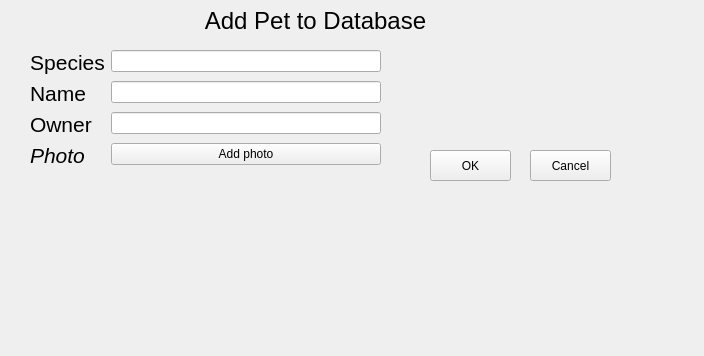
<?xml version="1.0" encoding="UTF-8"?>
<ui version="4.0">
 <class>AddPetForm</class>
 <widget class="QWidget" name="AddPetForm">
  <property name="geometry">
   <rect>
    <x>0</x>
    <y>0</y>
    <width>704</width>
    <height>356</height>
   </rect>
  </property>
  <property name="windowTitle">
   <string>Form</string>
  </property>
  <widget class="QFrame" name="frame">
   <property name="geometry">
    <rect>
     <x>20</x>
     <y>40</y>
     <width>631</width>
     <height>271</height>
    </rect>
   </property>
   <property name="frameShape">
    <enum>QFrame::NoFrame</enum>
   </property>
   <property name="frameShadow">
    <enum>QFrame::Raised</enum>
   </property>
   <widget class="QPushButton" name="pushButton">
    <property name="geometry">
     <rect>
      <x>410</x>
      <y>110</y>
      <width>81</width>
      <height>31</height>
     </rect>
    </property>
    <property name="text">
     <string>OK</string>
    </property>
   </widget>
   <widget class="QPushButton" name="pushButton_2">
    <property name="geometry">
     <rect>
      <x>510</x>
      <y>110</y>
      <width>81</width>
      <height>31</height>
     </rect>
    </property>
    <property name="text">
     <string>Cancel</string>
    </property>
   </widget>
   <widget class="QWidget" name="formLayoutWidget">
    <property name="geometry">
     <rect>
      <x>10</x>
      <y>10</y>
      <width>351</width>
      <height>231</height>
     </rect>
    </property>
    <layout class="QFormLayout" name="formLayout">
     <item row="0" column="0">
      <widget class="QLabel" name="label_3">
       <property name="font">
        <font>
         <pointsize>16</pointsize>
         <italic>false</italic>
        </font>
       </property>
       <property name="text">
        <string>Species</string>
       </property>
       <property name="alignment">
        <set>Qt::AlignCenter</set>
       </property>
      </widget>
     </item>
     <item row="0" column="1">
      <widget class="QLineEdit" name="lineEdit_2"/>
     </item>
     <item row="1" column="0">
      <widget class="QLabel" name="label_4">
       <property name="font">
        <font>
         <pointsize>16</pointsize>
        </font>
       </property>
       <property name="text">
        <string>Name</string>
       </property>
       <property name="alignment">
        <set>Qt::AlignCenter</set>
       </property>
      </widget>
     </item>
     <item row="1" column="1">
      <widget class="QLineEdit" name="lineEdit_3"/>
     </item>
     <item row="2" column="0">
      <widget class="QLabel" name="label_6">
       <property name="font">
        <font>
         <pointsize>16</pointsize>
        </font>
       </property>
       <property name="text">
        <string>Owner</string>
       </property>
      </widget>
     </item>
     <item row="2" column="1">
      <widget class="QLineEdit" name="lineEdit_5"/>
     </item>
     <item row="3" column="0">
      <widget class="QLabel" name="label_2">
       <property name="font">
        <font>
         <pointsize>16</pointsize>
         <italic>true</italic>
        </font>
       </property>
       <property name="text">
        <string>Photo</string>
       </property>
      </widget>
     </item>
     <item row="3" column="1">
      <widget class="QPushButton" name="pushButton_3">
       <property name="text">
        <string>Add photo</string>
       </property>
      </widget>
     </item>
    </layout>
   </widget>
  </widget>
  <widget class="QLabel" name="label">
   <property name="geometry">
    <rect>
     <x>170</x>
     <y>-30</y>
     <width>291</width>
     <height>101</height>
    </rect>
   </property>
   <property name="font">
    <font>
     <pointsize>18</pointsize>
    </font>
   </property>
   <property name="text">
    <string>Add Pet to Database</string>
   </property>
   <property name="alignment">
    <set>Qt::AlignCenter</set>
   </property>
  </widget>
 </widget>
 <resources/>
 <connections/>
</ui>
